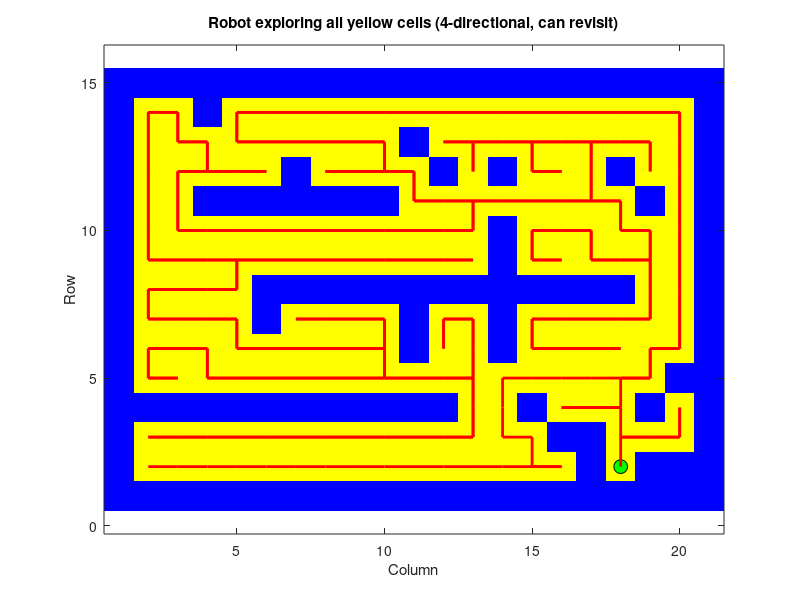
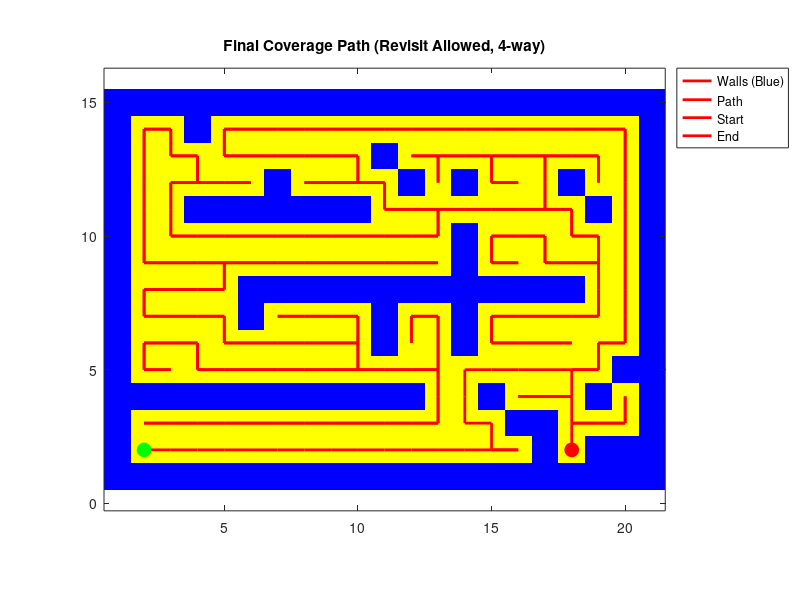

Source code (MATLAB) for these figures, in order:
% ============================================================
%  MAZE EXPLORER (REVISIT VERSION)
%  Robot explores all yellow cells (4-directional moves only)
%  It can revisit old cells but never moves diagonally or into blue walls
% ============================================================

clear; close all; clc;

%%%%%% Parameters %%%%%%
gridSize = [15, 21];
pauseTime = 0.03;

% --- Maze creation ---
maze = zeros(gridSize); % 0 = yellow (free), 1 = blue (wall)
maze(1,:) = 1; maze(end,:) = 1; maze(:,1) = 1; maze(:,end) = 1;
maze(4,3:12)=1; maze(8,6:18)=1; maze(11,4:10)=1; maze(6:10,14)=1;

% random walls
rng(1);
for k=1:25
    r=randi([2,gridSize(1)-1]); c=randi([2,gridSize(2)-1]);
    maze(r,c)=1;
end

start_pos = [2,2];
if maze(start_pos(1),start_pos(2))==1
    error('⚠️ Start cell is inside a wall!');
end

% --- 4 directions (no diagonal) ---
dirs = [0 1; 1 0; 0 -1; -1 0];  % [right; down; left; up]

visited = zeros(size(maze));
visited(start_pos(1), start_pos(2)) = 1;

path = start_pos;
stack = start_pos;

freeCells = sum(maze(:)==0);

%%%%%% Visualization setup %%%%%%
figure('Name','Maze Explorer (No Diagonal, Can Revisit)','Color','w');
colormap([1 1 0; 0 0 1]); % yellow=free, blue=wall
imagesc(maze); set(gca,'YDir','normal');
axis equal tight; hold on;
title('Robot exploring all yellow cells (4-directional, can revisit)');
xlabel('Column'); ylabel('Row');

hrobot = plot(start_pos(2), start_pos(1), 'o', ...
    'MarkerSize',10, 'MarkerFaceColor','g', 'MarkerEdgeColor','k');
drawnow;

%%%%%% Exploration (Depth-First Search with Revisit) %%%%%%
while ~isempty(stack)
    pos = stack(end,:);
    r = pos(1); c = pos(2);

    % find next possible moves (up, down, left, right)
    moves = [];
    for i = 1:4
        nr = r + dirs(i,1);
        nc = c + dirs(i,2);
        if nr>=1 && nr<=gridSize(1) && nc>=1 && nc<=gridSize(2)
            if maze(nr,nc)==0 % yellow only
                moves = [moves; nr nc];
            end
        end
    end

    % choose next move
    moved = false;
    for i = 1:size(moves,1)
        nr = moves(i,1); nc = moves(i,2);
        if visited(nr,nc)==0
            % move to unvisited yellow
            visited(nr,nc)=1;
            path = [path; nr nc];
            stack = [stack; nr nc];
            moved = true;
            break;
        end
    end

    % if all neighbors visited → backtrack (allowed)
    if ~moved
        stack(end,:) = [];
        if ~isempty(stack)
            path = [path; stack(end,:)]; % go back visually
        end
    end

    % draw robot & path
    if size(path,1)>1
        p1 = path(end-1,:);
        p2 = path(end,:);
        line([p1(2) p2(2)], [p1(1) p2(1)], 'Color','r', 'LineWidth',2);
    end
    set(hrobot,'XData',path(end,2),'YData',path(end,1));
    drawnow;
    pause(pauseTime);

    if sum(visited(:)) == freeCells
        disp('✅ All yellow cells explored!');
        break;
    end
end

disp('Simulation complete.');
fprintf('Visited %d / %d yellow cells.\n', sum(visited(:)), freeCells);

%%%%%% Final plot %%%%%%
figure('Name','Final Map (Revisit OK, No Diagonal)','Color','w');
imagesc(maze); set(gca,'YDir','normal');
colormap([1 1 0; 0 0 1]); axis equal tight; hold on;
for k = 2:size(path,1)
    p1 = path(k-1,:); p2 = path(k,:);
    if all(maze(p1(1),p1(2))==0) && all(maze(p2(1),p2(2))==0)
        line([p1(2) p2(2)], [p1(1) p2(1)], 'Color','r', 'LineWidth',2);
    end
end
plot(start_pos(2),start_pos(1),'go','MarkerFaceColor','g','MarkerSize',10);
plot(path(end,2),path(end,1),'ro','MarkerFaceColor','r','MarkerSize',10);
title('Final Coverage Path (Revisit Allowed, 4-way)');
legend('Walls (Blue)','Path','Start','End','Location','bestoutside');
